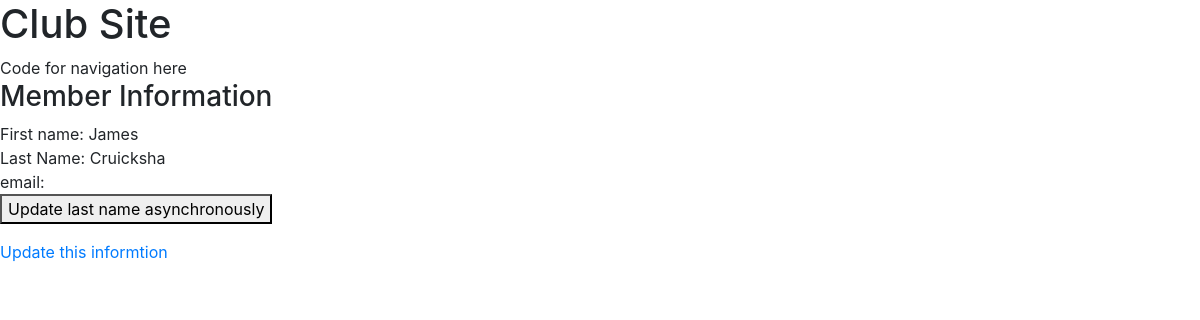
Page /clubmanager/member/id/1 on the earlier database version.
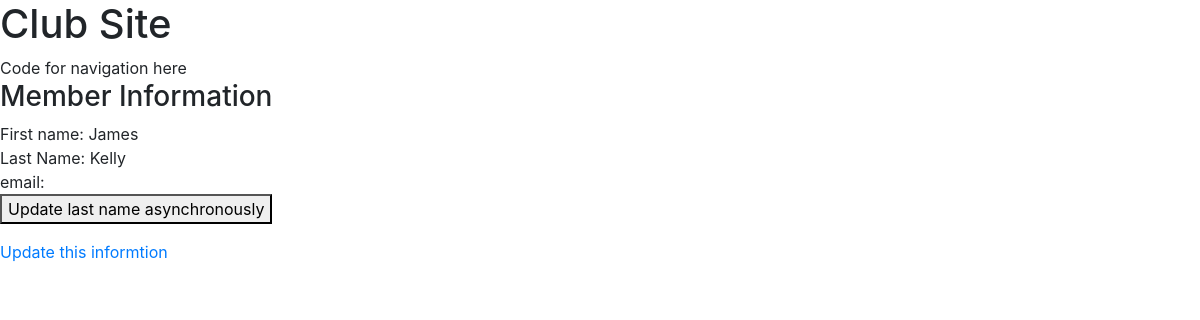
Same page on the later database version.
### clubmanager/models.py (models this page shows, shortened)
class Member(models.Model):
    first_name = models.CharField(max_length=50)
    last_name = models.CharField(max_length=50)
    date_of_birth = models.DateField(null=True,blank=True)# we allow this field to be null

### clubmanager/views.py (the view)
# urls.py: path('member/id/<int:member_id>', views.member, name="member_profile"),
def member(request,member_id):
    member = Member.objects.get(id=member_id)
    response = render(request,'clubmanager/member_detail.html',{
        'member':member
        })
    return response

### clubmanager/templates/clubmanager/member_detail.html (shortened to what this page needs)
{% extends "base.html" %}
{% block content %}
{% load static %}
<h3>Member Information</h3
        <div id="member detail">
        <div id="member first_name"> First name: {{ member.first_name}}</div>
        <div id="member last_name"> Last Name: <span id="last_name_value">{{member.last_name}}</span></div>
        <div id="member email">email: {{member.email}}</div>
</div>
<p>
<button onclick="loadinfo({{member.id}})">Update last name asynchronously</button>
<p><a class="" href = "{% url 'member_update' member_id=member.id %}">Update this informtion</a>
{% endblock %}

### templates/base.html (shortened to what this page needs)
<!doctype html>
<html>
    <head>
        {% load static %}
        <link rel="stylesheet" type="text/css" href="{% static 'mycss.css' %}"/>
  <link rel="stylesheet" href="https://maxcdn.bootstrapcdn.com/bootstrap/4.1.3/css/bootstrap.min.css">
    </head>
    <body>
        <div id="Heading">
            <h1 id="tile" onclick="change()">Club Site</h1>
        </div>
        <div id="title">
            Code for navigation here
        </div>
        <div id="content">
            {% block content %}{% endblock %}
    </body>
</html>

### static/mycss.css (style rules this page uses)
h1 { color: red; }

Differences in the rows shown:
changed Member "James": last_name "Cruicksha" → "Kelly"
